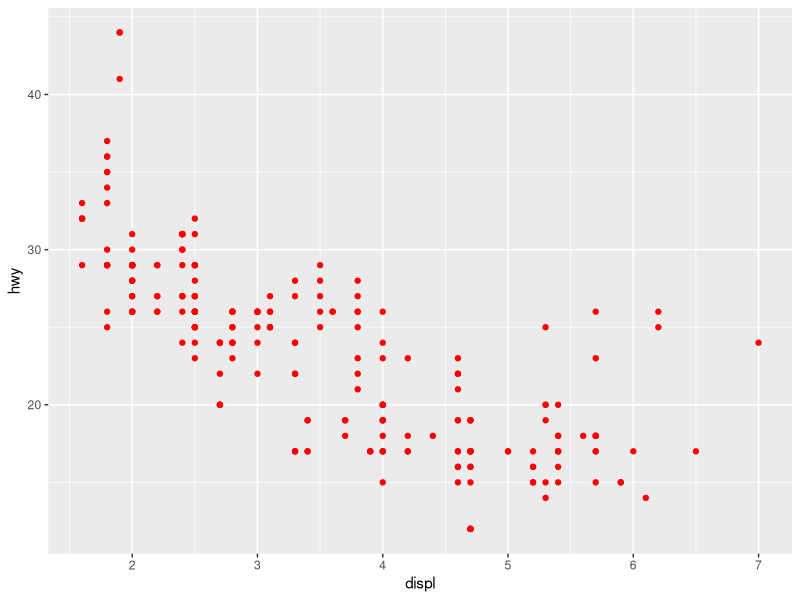
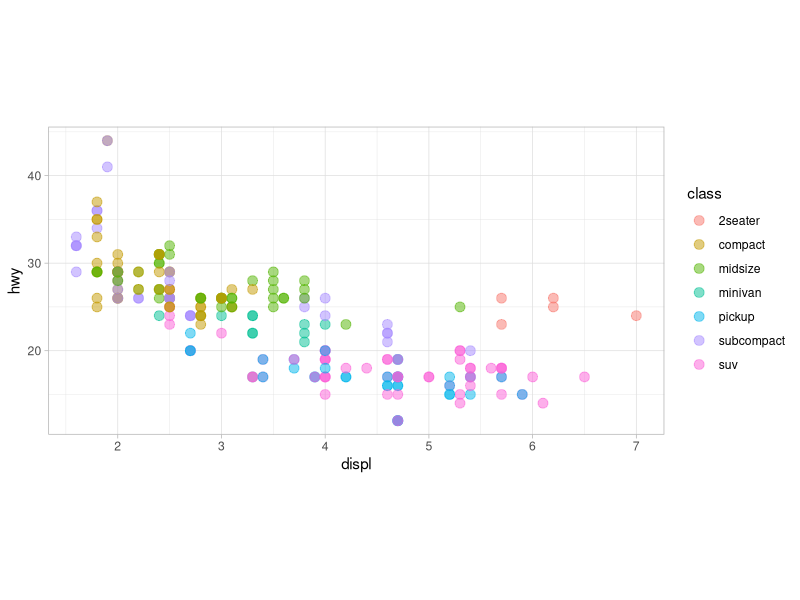
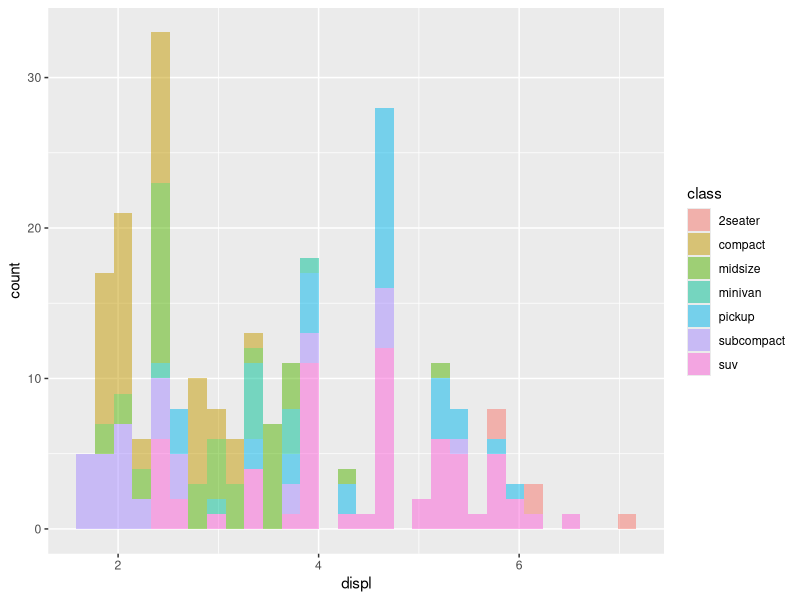
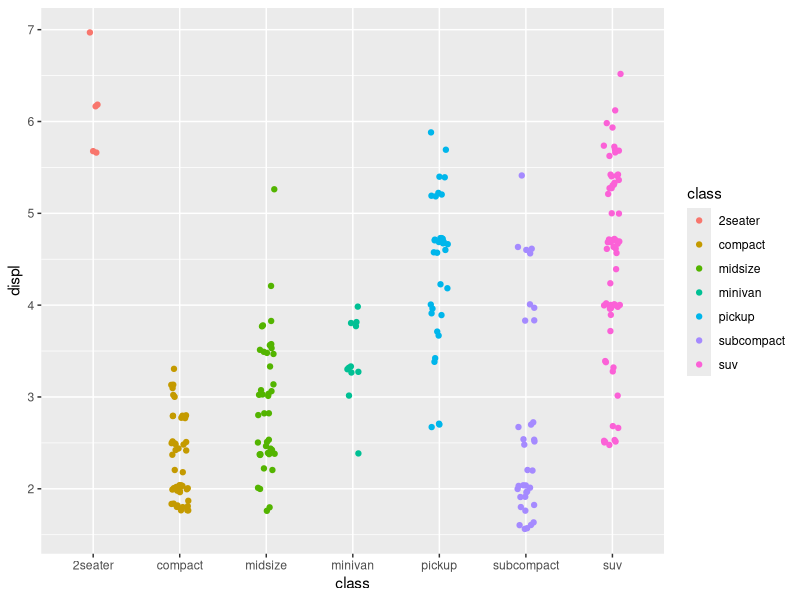
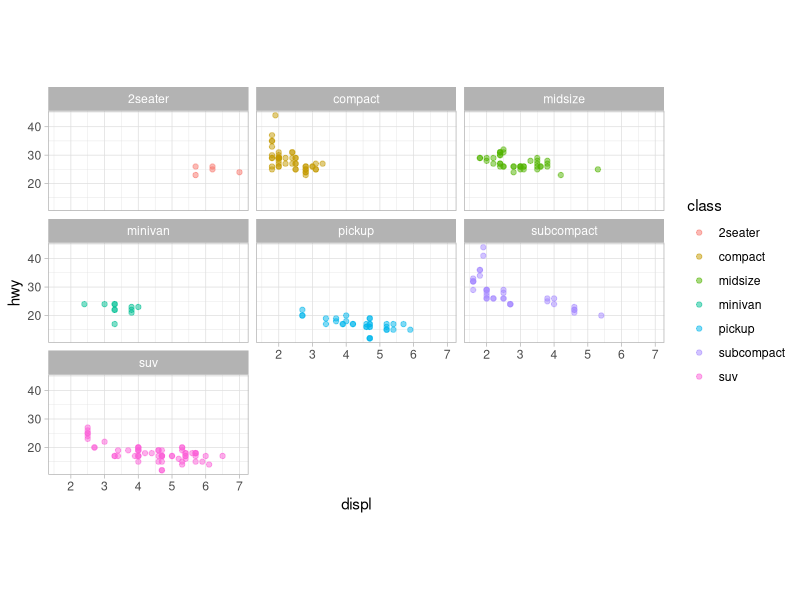
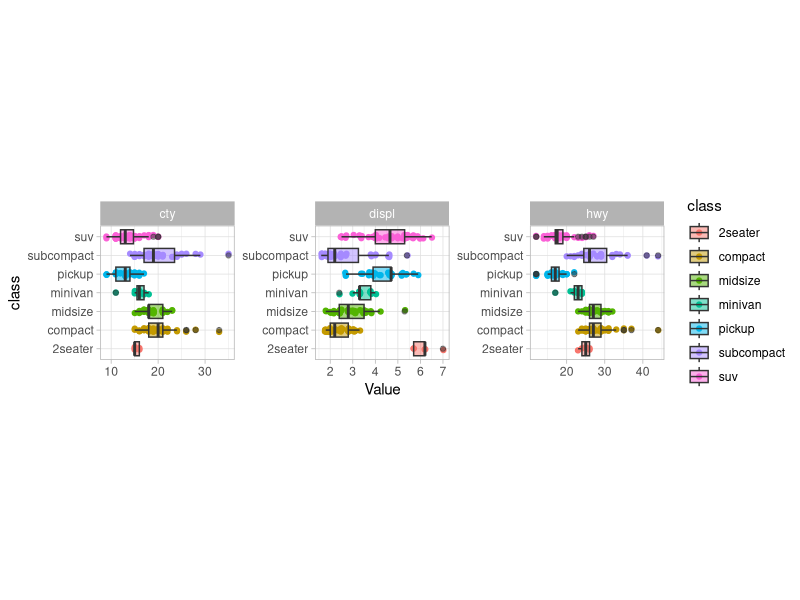

Recreate these plots in R, in order.
## ---- chunk 1
knitr::opts_chunk$set(echo = TRUE)
## ---- chunk 2
## BASIC ASSIGNMENTS  #########################
a <- 1
A <- 2
mystring <- "fmach"   ## note the double quotes
myboolean <- TRUE
## ---- chunk 3
myvector <- c(1,2,3,4)

## and this is the help for c!
?c

## ---- chunk 4
## assignment by name
u <- c("carlo" = 2, "due" = 10)

## how can I look inside a multidimensional object?
myvector[3]

## or only change the second element of my object
myvector[2] <- 30

## this gives me the third element of the  vector, remember that the first element in the 
## remember that R is counting from one and not zero
## if I want to construct a 2d array ...

myarray <- matrix(seq(1,25,1), nrow = 5, ncol = 5)

myarray

## ---- chunk 5
## the content can be accessed
myarray[2,3] ## one element
myarray[1,]  ## one row!

## square brakets can be used in a quite flexible way to select elements
## matching specific properties

myarray[myarray > 10]
myarray[myarray[1,] >3,]

## when you have multidimensional objects it is often useful give
## a name to the eleents

vector.with.names <- c("one" = 1, "two" = 2, "three" = 3)

## in this way I can access the second element either as
vector.with.names[2]
##or
vector.with.names["two"]

## with two dimensional or more dimensional objects rownames and colum names are useful
## exactly as in excel
## ---- chunk 6

mymonths <- c("Jan","Feb","Mar",
              "Apr","May","Jun",
              "Jul","Aug","Sep",
              "Oct","Nov","Dec")
days <- c(31,28,31,30,31,30,31,31,30,31,30,31)
season <- c(rep(c("winter","spring","summer","autumn"), each = 3))

yeardf <- data.frame("month" = mymonths, "length" = days, "season" = season,
                     stringsAsFactors = FALSE)

factor(yeardf$season)


## if I want to use a list ...
yearlist <- list("month" = mymonths, "length" = days, "season" = season)
yearlist[["length"]]

## ---- chunk 7
## I load my first package!
library(tidyverse)

## and also some data
data(mpg)

## as we discussed this shows the first lines of the data.frame
head(mpg)
## ---- chunk 8
## a first glance on the data
summary(mpg)
## ---- chunk 9
## my first plot .... engine displacement, miles per gallon
ggplot(data = mpg) +
  geom_point(mapping = aes(x = displ, y = hwy), col = "red")
  
## ---- chunk 10
ggplot(data = mpg) +
  ## on the canvas plot points linking their eastetics to the column names!
  geom_point(mapping = aes(x = displ, y = hwy, col = class),  
             size = 3, 
             alpha = 0.5) +
  ## add additional general aestetics
  theme_light() +
  theme(aspect.ratio = 0.5)

## ---- chunk 11
## histograms, scales free
ggplot(data = mpg) +
  geom_histogram(mapping = aes(x = displ, fill = class), alpha = 0.5) 
## ---- chunk 12
## or jitter!
ggplot(data = mpg) +
  geom_jitter(mapping = aes(x = class, y = displ, col = class), width = 0.1)

## ---- chunk 13
## geom_jitter
## geom_histogram
## geom_line
## geom_point
## geom_density
## ---- chunk 14
## group specific subplots
ggplot(data = mpg) + 
  geom_point(mapping = aes(x = displ, y = hwy, col = class), alpha = 0.5) +
  facet_wrap(~class) + 
  theme_light() +
  theme(aspect.ratio = 0.5)
## ---- chunk 15
mpglong <- gather(mpg, 
                  key = "Property",
                  value = "Value",
                  displ,cty,hwy)

mpglong
## ---- chunk 16
ggplot(mpglong) + 
  geom_jitter(aes(x = class, y = Value, col = class), width = 0.1) + 
  geom_boxplot(aes(x = class, y = Value, fill = class), alpha = 0.5) + 
  facet_wrap(~Property, scales = "free") + 
  coord_flip() +         ### switch the axis to show the names ...
  theme_light() + 
  theme(aspect.ratio = 1)
## ---- chunk 17
## here is the starting of the story ....
data(iris)

